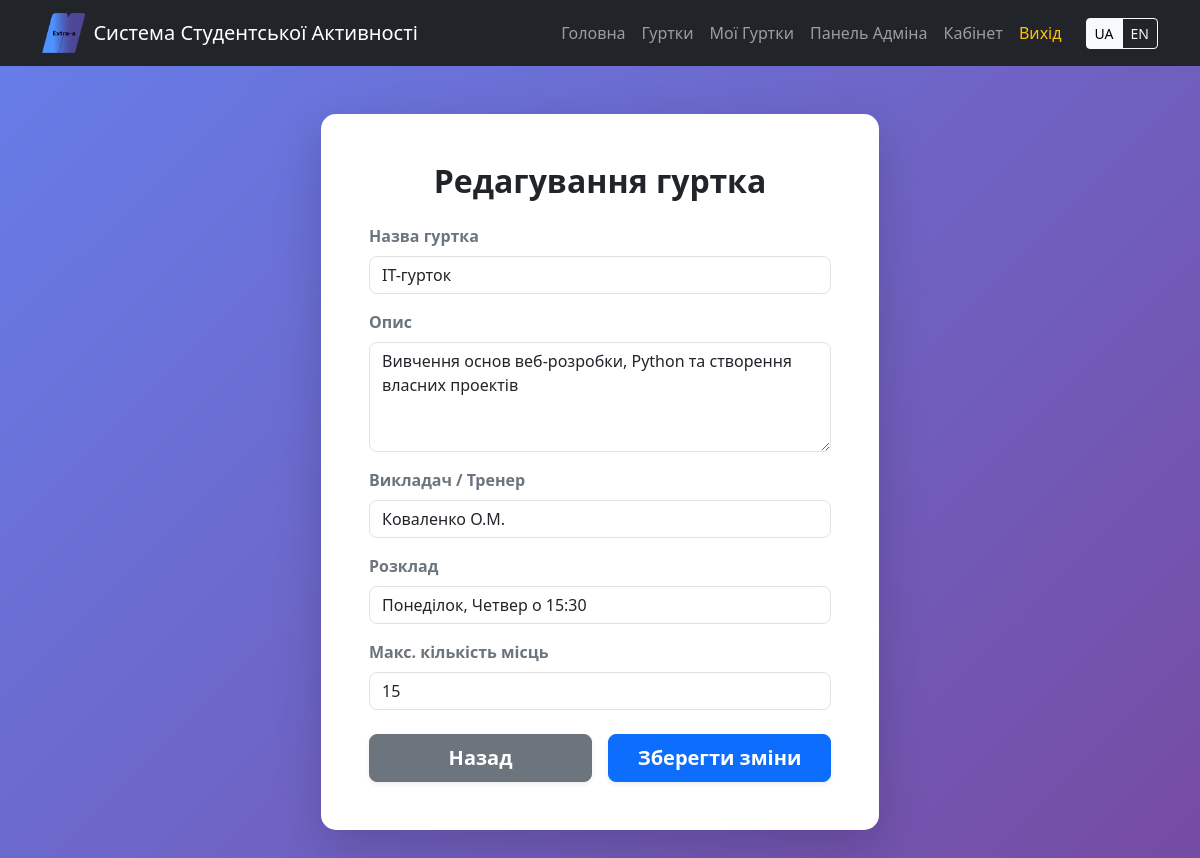
Page /admin/edit/1 (signed in) on the committed database.
### app.py (models this page shows)
class Club(db.Model):
    id = db.Column(db.Integer, primary_key=True)
    club_name = db.Column(db.String(100))
    description = db.Column(db.Text)
    teacher = db.Column(db.String(100))
    schedule = db.Column(db.String(100))
    max_members = db.Column(db.Integer)
    translation = db.relationship('ClubTranslation', backref='base_club', uselist=False)

### app.py (the view, shortened to what this page needs)
@app.route('/admin/edit/<int:club_id>', methods=['GET', 'POST'])
@login_required
def edit_club(club_id):
    if current_user.role != 'admin':
        return redirect(url_for('home'))
    club = Club.query.get_or_404(club_id)
    if not club.translation:
        club.translation = ClubTranslation(club_id=club.id)
        db.session.add(club.translation)
    return render_template('edit_club.html', club=club)

### app.py (called while the page is built)
@app.context_processor
def inject_lang():
    lang = session.get('lang', 'uk')
    return dict(lang=lang, text=TRANSLATIONS[lang])

@login_manager.user_loader
def load_user(user_id):
    return Student.query.get(int(user_id))

### static/templates/edit_club.html (shortened to what this page needs)
{% extends 'base.html' %}
{% block content %}
<div class="d-flex justify-content-center align-items-center mb-5 mt-4">
    <div class="col-md-6">
        <div class="card shadow-lg border-0" style="border-radius: 15px; background-color: #ffffff;">
            <div class="card-body p-4 p-sm-5">
                <h2 class="text-center mb-4 fw-bold text-dark">
                    {{ text.get('admin_edit_header', 'Редагування гуртка') }}
                </h2>
                <form method="POST">
                    <div class="mb-3">
                        <label class="form-label text-secondary fw-semibold">{{ text.get('label_club_name', 'Назва гуртка') }}</label>
                        <input type="text" name="club_name" class="form-control text-dark border" style="border-radius: 8px;" value="{{ club.club_name }}" required>
                    </div>
                    <div class="mb-3">
                        <label class="form-label text-secondary fw-semibold">{{ text.get('label_description', 'Опис') }}</label>
                        <textarea name="description" class="form-control text-dark border" rows="4" style="border-radius: 8px;">{{ club.description }}</textarea>
                    </div>
                    <div class="mb-3">
                        <label class="form-label text-secondary fw-semibold">{{ text.get('label_teacher', 'Викладач') }}</label>
                        <input type="text" name="teacher" class="form-control text-dark border" style="border-radius: 8px;" value="{{ club.teacher }}">
                    </div>
                    <div class="mb-3">
                        <label class="form-label text-secondary fw-semibold">{{ text.get('label_schedule', 'Розклад') }}</label>
                        <input type="text" name="schedule" class="form-control text-dark border" style="border-radius: 8px;" value="{{ club.schedule }}">
                    </div>
                    <div class="mb-4">
                        <label class="form-label text-secondary fw-semibold">{{ text.get('label_max_members', 'Макс. кількість місць') }}</label>
                        <input type="number" name="max_members" class="form-control text-dark border" style="border-radius: 8px;" value="{{ club.max_members }}" required>
                    </div>
                    <div class="d-flex justify-content-between">
                        <a href="/admin" class="btn btn-secondary btn-lg fw-bold w-100 me-2 shadow-sm" style="border-radius: 8px;">
                            {{ text.get('btn_back', 'Назад') }}
                        </a>
                        <button type="submit" class="btn btn-primary btn-lg w-100 ms-2 fw-bold shadow-sm" style="border-radius: 8px;">
                            {{ text.get('btn_save_changes', 'Зберегти зміни') }}
                        </button>
                    </div>
                </form>
            </div>
        </div>
    </div>
</div>
{% endblock %}

### static/css/index.css (style rules this page uses)
:root { --header-footer-bg: #222; }
body { font-family: 'Segoe UI', Roboto, Helvetica, Arial, sans-serif; background: linear-gradient(135deg, #667eea 0%, #764ba2 100%) !important; min-height: 100vh; display: flex; flex-direction: column; margin: 0; }

### rows in the picture
Club: club_name "IT-гурток", description "Вивчення основ веб-розробки, Python та створення власних проектів", teacher "Коваленко О.М.", schedule "Понеділок, Четвер о 15:30", max_members "15"

### other values in the picture
{{ text['brand'] }} "Система Студентської Активності"
{{ text['home'] }} "Головна"
{{ text['clubs'] }} "Гуртки"
{{ text['my_clubs'] }} "Мої Гуртки"
{{ text['admin_panel'] }} "Панель Адміна"
{{ text['dashboard'] }} "Кабінет"
{{ text['logout'] }} "Вихід"
{{ text.get('admin_edit_header', 'Редагування гуртка') }} "Редагування гуртка"
{{ text.get('label_club_name', 'Назва гуртка') }} "Назва гуртка"
{{ text.get('label_description', 'Опис') }} "Опис"
{{ text.get('label_teacher', 'Викладач') }} "Викладач / Тренер"
{{ text.get('label_schedule', 'Розклад') }} "Розклад"
{{ text.get('label_max_members', 'Макс. кількість місць') }} "Макс. кількість місць"
{{ text.get('btn_back', 'Назад') }} "Назад"
{{ text.get('btn_save_changes', 'Зберегти зміни') }} "Зберегти зміни"
